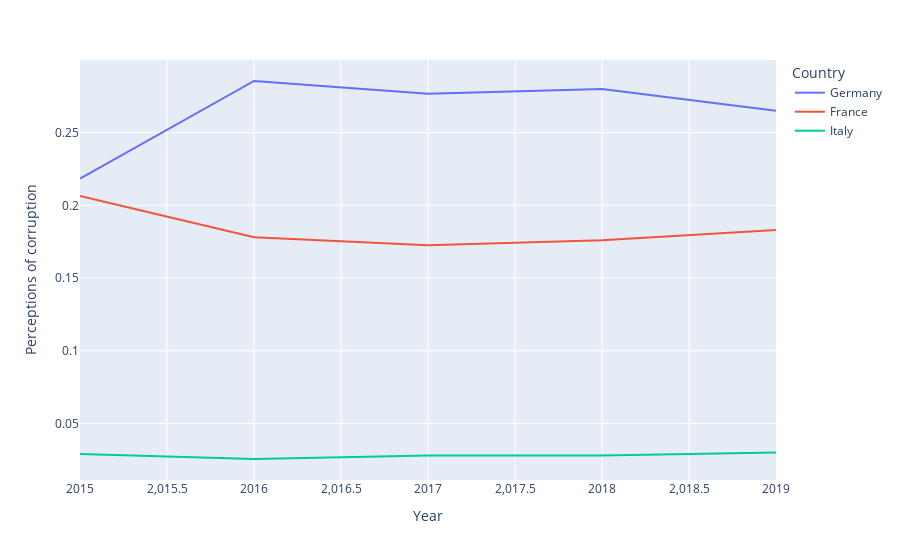

Notebook code for this chart:
### Code cell
df2 = df.loc[df['Country'].isin(['Italy', 'France', 'Germany']), ['Country','Perceptions of corruption', 'Year']]

fig = px.line(df2, x='Year', y='Perceptions of corruption', color='Country')
fig.show()

### Figure 1 — Plotly figure (JSON) as saved in the notebook; plotly's stock layout.template omitted (floating-point values rounded to 4 significant figures)
{"data": [{"hovertemplate": "Country=Germany<br>Year=%{x}<br>Perceptions of corruption=%{y}<extra></extra>", "legendgroup": "Germany", "line": {"color": "#636efa", "dash": "solid"}, "marker": {"symbol": "circle"}, "mode": "lines", "name": "Germany", "orientation": "v", "showlegend": true, "type": "scatter", "x": [2015, 2016, 2017, 2018, 2019], "xaxis": "x", "y": [0.2184, 0.2855, 0.2767, 0.28, 0.265], "yaxis": "y"}, {"hovertemplate": "Country=France<br>Year=%{x}<br>Perceptions of corruption=%{y}<extra></extra>", "legendgroup": "France", "line": {"color": "#EF553B", "dash": "solid"}, "marker": {"symbol": "circle"}, "mode": "lines", "name": "France", "orientation": "v", "showlegend": true, "type": "scatter", "x": [2015, 2016, 2017, 2018, 2019], "xaxis": "x", "y": [0.2065, 0.1781, 0.1725, 0.176, 0.183], "yaxis": "y"}, {"hovertemplate": "Country=Italy<br>Year=%{x}<br>Perceptions of corruption=%{y}<extra></extra>", "legendgroup": "Italy", "line": {"color": "#00cc96", "dash": "solid"}, "marker": {"symbol": "circle"}, "mode": "lines", "name": "Italy", "orientation": "v", "showlegend": true, "type": "scatter", "x": [2015, 2016, 2017, 2018, 2019], "xaxis": "x", "y": [0.02901, 0.02556, 0.02803, 0.028, 0.03], "yaxis": "y"}], "layout": {"legend": {"title": {"text": "Country"}, "tracegroupgap": 0}, "margin": {"t": 60}, "xaxis": {"anchor": "y", "domain": [0, 1], "title": {"text": "Year"}}, "yaxis": {"anchor": "x", "domain": [0, 1], "title": {"text": "Perceptions of corruption"}}}}
